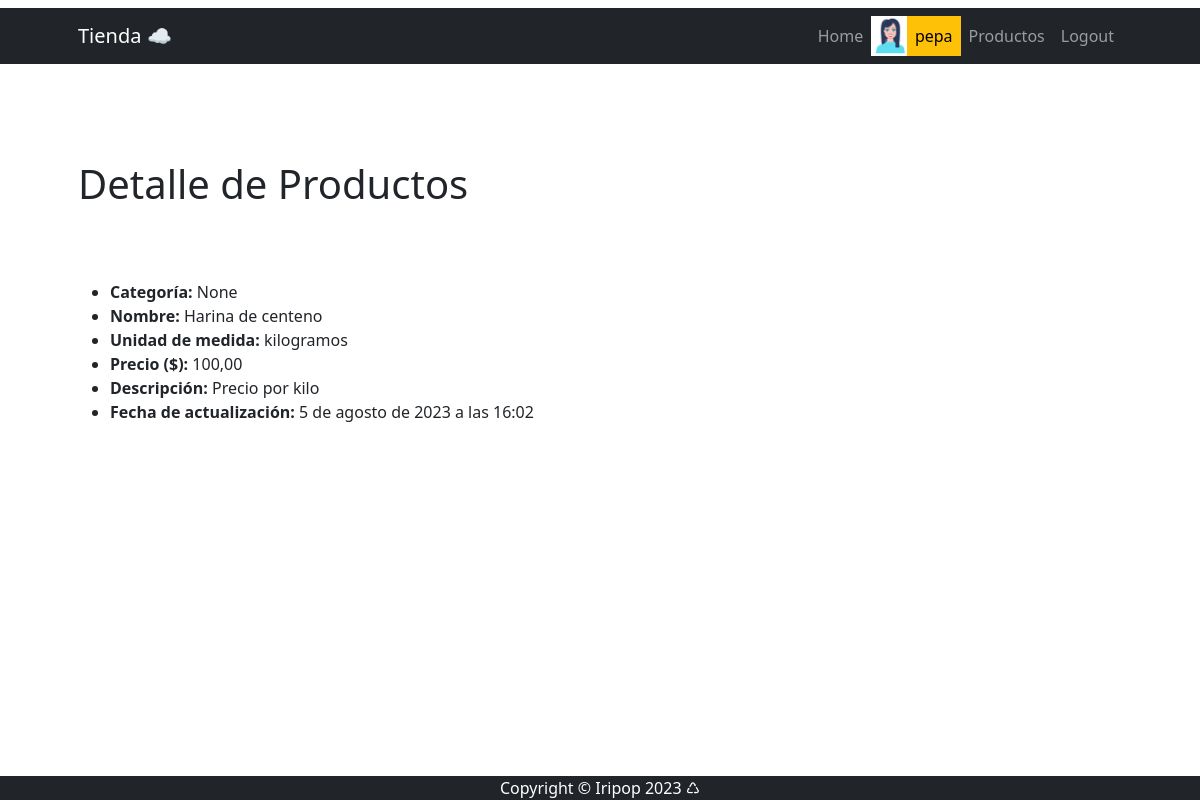
Page /producto/detail/1 (signed in) on the earlier database version.
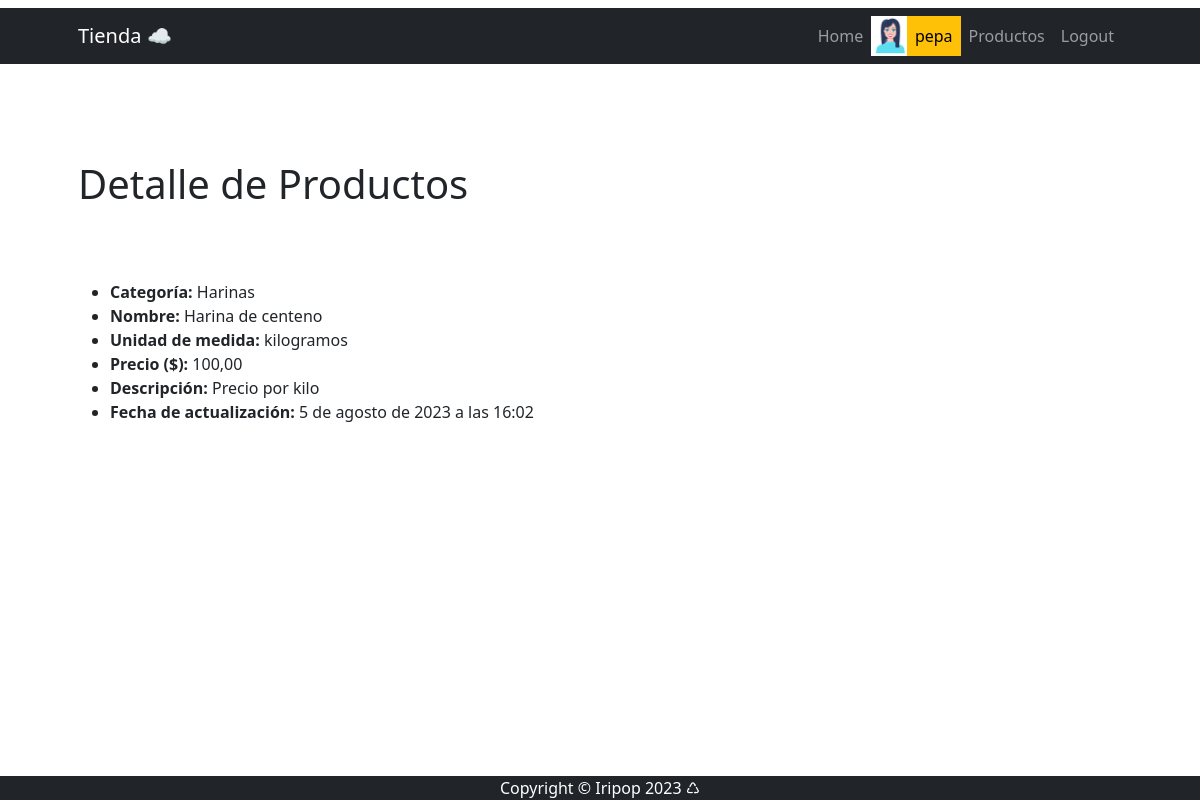
Same page on the later database version.
### apps/producto/models.py (models this page shows, shortened)
class Producto(models.Model):
    categoria = models.ForeignKey(ProductoCategoria, on_delete=models.SET_NULL, blank=True, null=True)
    nombre = models.CharField(max_length=100)
    unidad_de_medida = models.CharField(max_length=100)
    cantidad = models.FloatField()
    precio = models.DecimalField(max_digits=10, decimal_places=2)
    descripcion = models.CharField(max_length=250, null=True, blank=True)
    fecha_actualizacion = models.DateTimeField(
    default=timezone.now, editable=False, verbose_name="fecha de actualización")
    imagen = models.ImageField(upload_to="productos", blank=True, null=True)

class ProductoCategoria(models.Model):
    nombre = models.CharField(max_length=200, unique=True)
    descripcion = models.CharField(
        max_length=250, null=True, blank=True, verbose_name="descripción")
    def __str__(self):
        return self.nombre
    class Meta:
        verbose_name = "categoría de productos"
        verbose_name_plural = "categorías de productos"

### apps/producto/views.py (the view)
# urls.py: path("producto/detail/<int:pk>", views.ProductoDetail.as_view(), name="producto_detail"),
class ProductoDetail(DetailView):
    model = models.Producto

### apps/producto/templates/producto/producto_detail.html
{% extends 'producto/index.html' %}
{% block INDEX_TITULO %}
    Detalle de Productos
{% endblock INDEX_TITULO %}
{% block INDEX_CONTENIDO %}
    <ul>
        <li><strong>Categoría:</strong> {{ object.categoria }} </li>
        <li><strong>Nombre:</strong> {{ object.nombre }} </li>
        <li><strong>Unidad de medida:</strong> {{ object.unidad_de_medida }} </li>
        <li><strong>Precio ($):</strong> {{ object.precio }} </li>
        <li><strong>Descripción:</strong> {{ object.descripcion }}
        <li><strong>Fecha de actualización:</strong> {{ object.fecha_actualizacion }} </li>
    </ul>
{% endblock INDEX_CONTENIDO %}

Differences in the rows shown:
changed Producto "Harina de centeno": categoria "None" → "Harinas"
